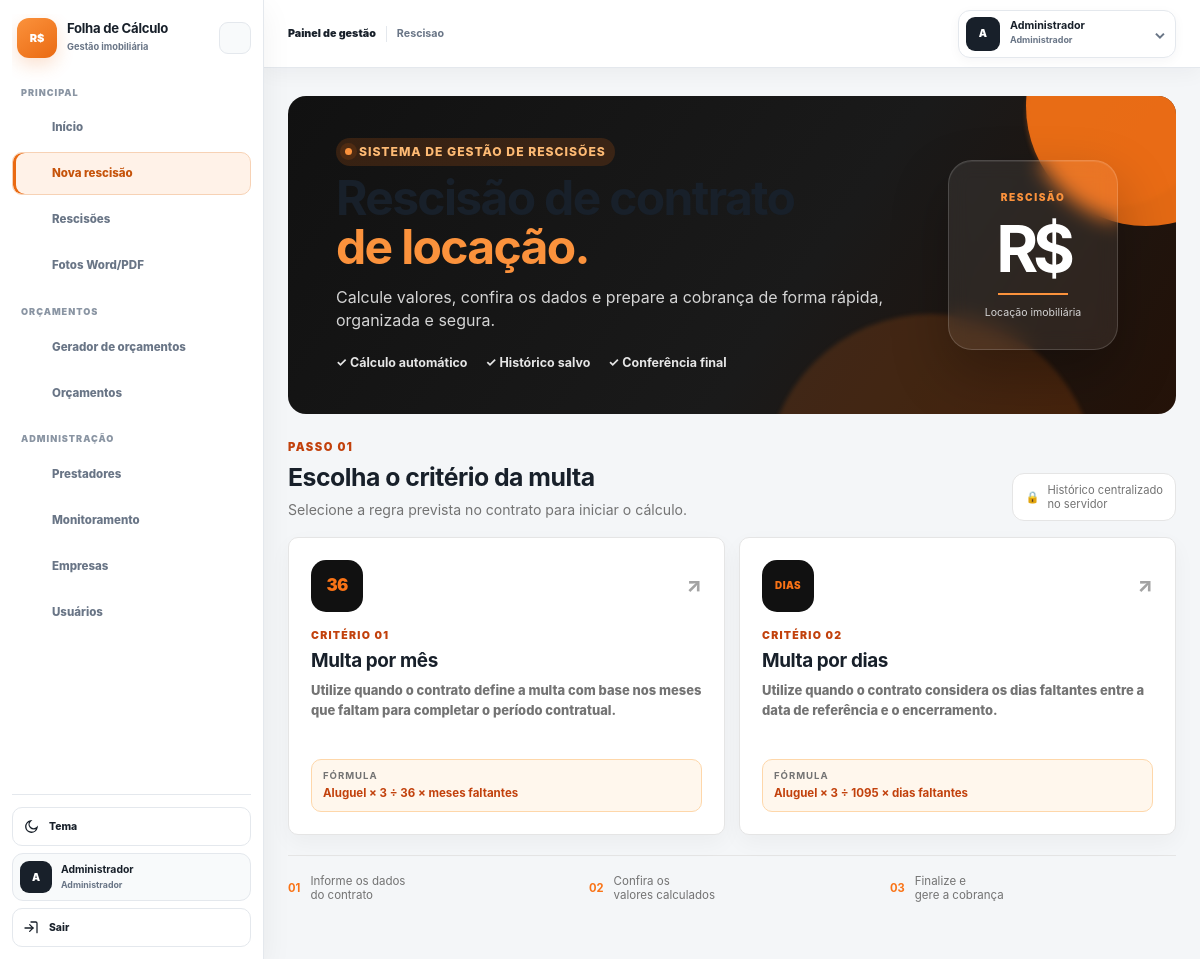
/ (signed in), run on the app's committed database.
### tables this page shows
CREATE TABLE IF NOT EXISTS usuarios (
    id BIGINT UNSIGNED NOT NULL AUTO_INCREMENT,
    nome VARCHAR(120) NOT NULL,
    login VARCHAR(60) NOT NULL,
    senha_hash VARCHAR(255) NOT NULL,
    perfil VARCHAR(20) NOT NULL DEFAULT 'usuario',
    ativo TINYINT(1) NOT NULL DEFAULT 1,
    criado_em DATETIME NOT NULL DEFAULT CURRENT_TIMESTAMP,
    atualizado_em DATETIME NOT NULL DEFAULT CURRENT_TIMESTAMP ON UPDATE CURRENT_TIMESTAMP,
    PRIMARY KEY (id),
    UNIQUE KEY uq_usuarios_login (login),
    KEY idx_usuarios_ativo (ativo)
);

### api/config.php (called while the page is built, shortened)
<?php
function envValue(string $key, mixed $default = null): mixed {
    $value = getenv($key);
    return ($value === false || $value === '') ? $default : $value;
}
function db(): PDO {
    $host = (string) envValue('DB_HOST', '127.0.0.1');
    $name = (string) envValue('DB_NAME', 'calculadora_rescisao');
    $user = (string) envValue('DB_USER', 'root');
    $pass = (string) envValue('DB_PASS', '');
    $dsn = 'mysql:host=' . $host . ';dbname=' . $name . ';charset=utf8mb4';
    $pdo = new PDO($dsn, $user, $pass, [
        PDO::ATTR_ERRMODE => PDO::ERRMODE_EXCEPTION,
        PDO::ATTR_DEFAULT_FETCH_MODE => PDO::FETCH_ASSOC,
        PDO::ATTR_EMULATE_PREPARES => false,
    ]);
    return $pdo;
}
function usuarioAtual(): ?array {
    $id = (int)($_SESSION['usuario_id'] ?? 0);
    $ultimoAcesso = (int)($_SESSION['ultimo_acesso'] ?? 0);
    try {
        $stmt = db()->prepare(
            'SELECT id, nome, login, perfil, ativo
             FROM usuarios
             WHERE id = ?
             LIMIT 1'
        );
        $stmt->execute([$id]);
        $usuario = $stmt->fetch();
        return $usuario;
    } catch (Throwable $e) {
        error_log('Calculadora usuarioAtual: ' . $e->getMessage());
        return null;
    }
}
function exigirLoginPagina(): array {
    $usuario = usuarioAtual();
    return $usuario;
}

### includes/nav_global.php (the view, shortened to what this page needs)
<?php
$navBase = (string)($navBase ?? '');
$navPage = (string)($navPage ?? 'dashboard');
$navUser = is_array($usuario ?? null) ? $usuario : (is_array($u ?? null) ? $u : (function_exists('usuarioAtual') ? (usuarioAtual() ?: []) : []));
$perfil = strtolower((string)($navUser['perfil'] ?? $navUser['role'] ?? $navUser['nivel'] ?? ''));
$isAdmin = !empty($navUser['is_admin']) || !empty($navUser['admin']) || $perfil === 'admin' || strtolower((string)($navUser['login'] ?? '')) === 'admin';
$userName = trim((string)($navUser['nome'] ?? $navUser['login'] ?? 'Usuário')) ?: 'Usuário';
$initial = strtoupper(function_exists('mb_substr') ? mb_substr($userName, 0, 1, 'UTF-8') : substr($userName, 0, 1));
$profileLabel = $isAdmin ? 'Administrador' : 'Usuário';
$links = [
    ['key'=>'dashboard','label'=>'Início','href'=>$navBase.'dashboard.php','icon'=>'home'],
    ['key'=>'rescisao','label'=>'Nova rescisão','href'=>$navBase.'index.php?nova=1','icon'=>'calc'],
    ['key'=>'gerador','label'=>'Gerador de orçamentos','href'=>$navBase.'orcamentos/','icon'=>'file'],
    ['key'=>'historico_rescisoes','label'=>'Rescisões','href'=>$navBase.'historico.php','icon'=>'clock'],
    ['key'=>'fotos_word','label'=>'Fotos Word/PDF','href'=>$navBase.'fotos_word.php','icon'=>'images'],
    ['key'=>'historico_orcamentos','label'=>'Orçamentos','href'=>$navBase.'orcamentos/historico_orcamentos.php','icon'=>'archive'],
];
if ($isAdmin) {
    $links[] = ['key'=>'prestadores','label'=>'Prestadores','href'=>$navBase.'orcamentos/prestadores.php','icon'=>'users'];
    $links[] = ['key'=>'monitoramento','label'=>'Monitoramento','href'=>$navBase.'orcamentos/monitoramento.php','icon'=>'pulse'];
    $links[] = ['key'=>'empresas','label'=>'Empresas','href'=>$navBase.'empresas.php','icon'=>'users'];
    $links[] = ['key'=>'usuarios','label'=>'Usuários','href'=>$navBase.'usuarios.php','icon'=>'shield'];
}
$linksPrimary = array_values(array_filter($links, static function (array $link): bool {
    return in_array($link['key'], ['dashboard', 'rescisao', 'historico_rescisoes', 'fotos_word'], true);
}));
$linksOrcamentos = array_values(array_filter($links, static function (array $link): bool {
    return in_array($link['key'], ['gerador', 'historico_orcamentos'], true);
}));
$linksAdmin = array_values(array_filter($links, static function (array $link): bool {
    return in_array($link['key'], ['prestadores', 'monitoramento', 'empresas', 'usuarios'], true);
}));
function navIcon(string $name): string {
    $icons = [
        'home' => '<path d="M3 10.5 12 3l9 7.5"/><path d="M5 9.5V21h14V9.5"/><path d="M9 21v-7h6v7"/>',
        'calc' => '<rect x="5" y="3" width="14" height="18" rx="2"/><path d="M8 7h8M8 11h2M14 11h2M8 15h2M14 15h2M8 19h2M14 19h2"/>',
        'file' => '<path d="M6 3h9l3 3v15H6z"/><path d="M14 3v4h4M9 12h6M9 16h6"/>',
        'images' => '<rect x="3" y="5" width="15" height="14" rx="2"/><circle cx="13" cy="9" r="1.2"/><path d="m5 16 4-4 3 3 2-2 3 3M8 3h11a2 2 0 0 1 2 2v13"/>',
        'clock' => '<circle cx="12" cy="12" r="9"/><path d="M12 7v5l3 2"/>',
        'archive' => '<path d="M4 7h16l-1 13H5L4 7Z"/><path d="M6 4h12l1 3H5l1-3ZM9 11h6"/>',
        'users' => '<path d="M16 21v-1.5a4.5 4.5 0 0 0-4.5-4.5h-3A4.5 4.5 0 0 0 4 19.5V21"/><circle cx="10" cy="8" r="3.5"/><path d="M16 5a3.5 3.5 0 0 1 0 6.5M17 15.5h1.5A3.5 3.5 0 0 1 22 19v2"/>',
        'pulse' => '<path d="M3 12h4l2-7 4 14 2-7h6"/>',
        'shield' => '<path d="M12 3 20 6v6c0 5-3.5 8-8 9-4.5-1-8-4-8-9V6l8-3Z"/><path d="m9 12 2 2 4-4"/>',
    ];
    return '<svg viewBox="0 0 24 24" fill="none" stroke="currentColor" stroke-width="1.9" stroke-linecap="round" stroke-linejoin="round" aria-hidden="true">'.($icons[$name] ?? '').'</svg>';
}
function renderNavLinks(array $items, string $active): void {
    foreach ($items as $item) {
        $key = (string)($item['key'] ?? '');
        $label = (string)($item['label'] ?? '');
        $href = (string)($item['href'] ?? '#');
        $icon = (string)($item['icon'] ?? '');
        $isActive = $key === $active;
        ?>
        <a class="global-nav-link<?= $isActive ? ' active' : '' ?>" href="<?= htmlspecialchars($href, ENT_QUOTES, 'UTF-8') ?>"<?= $isActive ? ' aria-current="page"' : '' ?>>
            <?= navIcon($icon) ?>
            <span><?= htmlspecialchars($label, ENT_QUOTES, 'UTF-8') ?></span>
        </a>
        <?php
    }
}
?>
<?php
$appPath = rtrim(str_replace('\\', '/', dirname($_SERVER['SCRIPT_NAME'])), '/');
$appPath = $appPath === '/' ? '' : $appPath;
?>
<link rel="stylesheet" href="<?= htmlspecialchars($appPath . '/assets/css/core/nav-global.css', ENT_QUOTES, 'UTF-8') ?>">
<link rel="stylesheet" href="<?= htmlspecialchars($appPath . '/assets/css/core/layout-standard.css', ENT_QUOTES, 'UTF-8') ?>">
<link rel="stylesheet" href="<?= htmlspecialchars($appPath . '/assets/css/core/components-standard.css', ENT_QUOTES, 'UTF-8') ?>">
<header class="global-topbar" aria-label="Barra superior">
    <div class="global-topbar-left">
        <span class="global-topbar-context">Painel de gestão</span>
        <span class="global-topbar-page"><?= htmlspecialchars(ucfirst($navPage), ENT_QUOTES, 'UTF-8') ?></span>
    </div>
    <div class="global-profile-menu">
        <button class="global-topbar-user" id="globalProfileToggle" type="button" aria-expanded="false" aria-haspopup="true">
            <span class="global-topbar-avatar"><?= htmlspecialchars($initial, ENT_QUOTES, 'UTF-8') ?></span>
            <span class="global-topbar-user-copy">
                <strong><?= htmlspecialchars($userName, ENT_QUOTES, 'UTF-8') ?></strong>
                <span><?= htmlspecialchars($profileLabel, ENT_QUOTES, 'UTF-8') ?></span>
            </span>
            <span class="global-topbar-chevron">⌄</span>
        </button>
    </div>
</header>
<aside class="global-sidebar" id="globalSidebar" aria-label="Navegação principal">
    <div class="global-sidebar-top">
        <div class="global-sidebar-brand-row">
            <a class="global-brand" href="<?= htmlspecialchars($navBase.'dashboard.php', ENT_QUOTES, 'UTF-8') ?>" title="Folha de Cálculo">
                <span class="global-brand-mark">R$</span>
                <span class="global-brand-copy"><strong>Folha de Cálculo</strong><span>Gestão imobiliária</span></span>
            </a>
            <button class="global-sidebar-toggle global-collapse-toggle" id="globalSidebarToggle" type="button" aria-label="Recolher menu" aria-expanded="true" title="Recolher menu">
            </button>
        </div>
        <div class="global-sidebar-section">
            <span class="global-sidebar-label">Principal</span>
            <nav class="global-nav-main" aria-label="Principal"><?php renderNavLinks($linksPrimary, $navPage); ?></nav>
        </div>
        <div class="global-sidebar-section">
            <span class="global-sidebar-label">Orçamentos</span>
            <nav class="global-nav-main" aria-label="Orçamentos"><?php renderNavLinks($linksOrcamentos, $navPage); ?></nav>
        </div>
        <?php if ($isAdmin): ?>
        <div class="global-sidebar-section">
            <span class="global-sidebar-label">Administração</span>
            <nav class="global-nav-main" aria-label="Administração"><?php renderNavLinks($linksAdmin, $navPage); ?></nav>
        </div>
        <?php endif; ?>
    </div>
    <div class="global-sidebar-bottom">
        <button class="global-theme" id="globalThemeToggle" type="button" aria-label="Alternar tema" title="Alternar tema">
            <svg class="moon" viewBox="0 0 24 24" fill="none" stroke="currentColor" stroke-width="2"><path d="M21 12.8A8.5 8.5 0 1 1 11.2 3a6.7 6.7 0 0 0 9.8 9.8Z"/></svg>
            <span>Tema</span>
        </button>
        <div class="global-user" title="<?= htmlspecialchars($userName.' · '.$profileLabel, ENT_QUOTES, 'UTF-8') ?>">
            <span class="global-avatar"><?= htmlspecialchars($initial, ENT_QUOTES, 'UTF-8') ?></span>
            <span class="global-user-copy"><strong><?= htmlspecialchars($userName, ENT_QUOTES, 'UTF-8') ?></strong><span><?= htmlspecialchars($profileLabel, ENT_QUOTES, 'UTF-8') ?></span></span>
        </div>
        <form method="post" action="<?= htmlspecialchars($navBase.'logout.php', ENT_QUOTES, 'UTF-8') ?>" class="global-logout-form">
            <button class="global-logout" type="submit" title="Sair"><svg viewBox="0 0 24 24" fill="none" stroke="currentColor" stroke-width="1.9" stroke-linecap="round" stroke-linejoin="round"><path d="M10 17l5-5-5-5"/><path d="M15 12H3"/><path d="M21 19V5a2 2 0 0 0-2-2h-7"/></svg><span>Sair</span></button>
        </form>
    </div>
</aside>

### index.php (shortened to what this page needs)
<?php
require __DIR__ . '/api/config.php';
$usuario = exigirLoginPagina();
$navPage = 'rescisao';
$navBase = "";
?>
<!DOCTYPE html>
<html lang="pt-BR">
<head>
  <link rel="stylesheet" href="assets/css/pages/calculadora.css">
</head>
<body>
  <?php require __DIR__ . "/includes/nav_global.php"; ?>
  <main class="container">
<header class="header home-hero">
      <div class="hero-glow hero-glow-one"></div>
      <div class="hero-glow hero-glow-two"></div>
      <div class="header-content">
        <span class="eyebrow"><span class="eyebrow-dot"></span> Sistema de gestão de rescisões</span>
        <h1>Rescisão de contrato<br><span>de locação.</span></h1>
        <p>Calcule valores, confira os dados e prepare a cobrança de forma rápida, organizada e segura.</p>
        <div class="hero-points">
          <span>✓ Cálculo automático</span>
          <span>✓ Histórico salvo</span>
          <span>✓ Conferência final</span>
        </div>
      </div>
      <div class="hero-symbol" aria-hidden="true">
        <div class="hero-symbol-card">
          <span class="hero-symbol-label">RESCISÃO</span>
          <strong>R$</strong>
          <span class="hero-symbol-line"></span>
          <small>Locação imobiliária</small>
        </div>
      </div>
    </header>
    <section id="modeScreen" class="mode-screen home-mode">
      <div class="home-mode-head">
        <div>
          <span class="section-kicker">PASSO 01</span>
          <h2>Escolha o critério da multa</h2>
          <p>Selecione a regra prevista no contrato para iniciar o cálculo.</p>
        </div>
        <div class="home-secure">🔒 <span>Histórico centralizado<br>no servidor</span></div>
      </div>
      <div class="mode-grid">
        <button class="mode-option" type="button" data-mode="mes">
          <div class="mode-option-top">
            <div class="mode-icon mode-icon-month"><span>36</span></div>
            <span class="mode-arrow">↗</span>
          </div>
          <div class="mode-label">CRITÉRIO 01</div>
          <h3>Multa por mês</h3>
          <p>Utilize quando o contrato define a multa com base nos meses que faltam para completar o período contratual.</p>
          <div class="mode-formula"><span>Fórmula</span> Aluguel × 3 ÷ 36 × meses faltantes</div>
        </button>
        <button class="mode-option" type="button" data-mode="dias">
          <div class="mode-option-top">
            <div class="mode-icon mode-icon-days"><span>DIAS</span></div>
            <span class="mode-arrow">↗</span>
          </div>
          <div class="mode-label">CRITÉRIO 02</div>
          <h3>Multa por dias</h3>
          <p>Utilize quando o contrato considera os dias faltantes entre a data de referência e o encerramento.</p>
          <div class="mode-formula"><span>Fórmula</span> Aluguel × 3 ÷ 1095 × dias faltantes</div>
        </button>
      </div>
      <div class="home-features">
        <div><strong>01</strong><span>Informe os dados<br>do contrato</span></div>
        <div><strong>02</strong><span>Confira os<br>valores calculados</span></div>
        <div><strong>03</strong><span>Finalize e<br>gere a cobrança</span></div>
      </div>
    </section>
  </main>

### assets/css/core/layout-standard.css (style rules this page uses)
:root { --app-content-max: 1240px; --app-content-gutter: 24px; --app-content-top: 28px; --app-content-bottom: 56px; --app-section-gap: 16px; --app-card-radius: 16px; --app-control-height: 42px; }
html, body { min-width: 0; }
body { overflow-x: hidden; }
img, svg, video, canvas { max-width: 100%; }
button, input, select, textarea { max-width: 100%; }
body > .container, body > .wrap, body > main.container, body > main.wrap { width: min(var(--app-content-max), calc(100% - (var(--app-content-gutter) * 2))); max-width: var(--app-content-max); margin-inline: auto; padding-top: var(--app-content-top); padding-bottom: var(--app-content-bottom); }
.container > section, .wrap > section, .container > .grid, .wrap > .grid, .container > .card, .wrap > .card, .container > .table, .wrap > .table { min-width: 0; }
#calculatorScreen, #modeScreen { width: 100%; min-width: 0; }

### assets/css/core/components-standard.css (style rules this page uses)
:root { --ui-radius-sm:10px; --ui-radius-md:14px; --ui-radius-lg:18px; --ui-control-h:42px; --ui-gap:16px; --ui-shadow:0 10px 30px rgba(15,23,42,.06); --ui-shadow-hover:0 14px 34px rgba(15,23,42,.09); }
body > .container, body > .wrap, body > main.container, body > main.wrap { font-size:14px; }
.container h1, .wrap h1 { color:var(--global-text,#18202a); letter-spacing:-.035em; }
.container h2, .container h3, .wrap h2, .wrap h3 { color:var(--global-text,#18202a); letter-spacing:-.02em; }
.container .btn, .wrap .btn, .container button:not(.global-sidebar-toggle):not(.global-theme):not(.global-logout):not(.global-topbar-user), .wrap button:not(.global-sidebar-toggle):not(.global-theme):not(.global-logout):not(.global-topbar-user) { border-radius:var(--ui-radius-sm); min-height:40px; font-weight:800; }
.container > *, .wrap > * { min-width:0; }

### data on the page
usuarios: nome "A", nome "Administrador", perfil "Administrador"

### other printed values
$navPage "Rescisao"
$label "Início"
$label "Nova rescisão"
$label "Rescisões"
$label "Fotos Word/PDF"
$label "Gerador de orçamentos"
$label "Orçamentos"
$label "Prestadores"
$label "Monitoramento"
$label "Empresas"
$label "Usuários"
